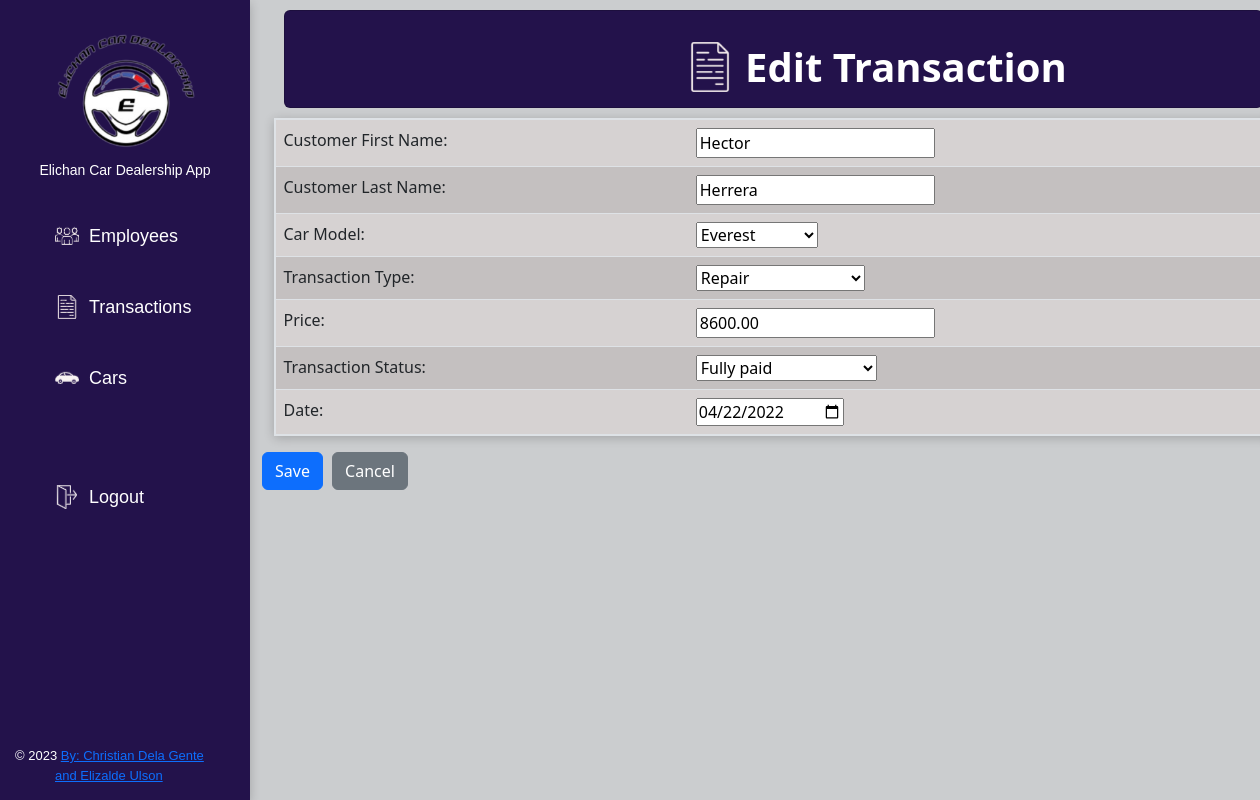
The page /edit_transaction/4/ on the database its author committed.
### employees/models.py (models this page shows, shortened)
class Transaction(models.Model):
    TRANSACTION_TYPES = [
        ('Bought', 'Bought'),
        ('Repair', 'Repair'),
        ('Consult', 'Consult'),
    ]
    TRANSACTION_STATUS = [
        ('Fully paid', 'Fully paid'),
        ('Partially paid', 'Partially paid'),
        ('NA', 'NA'),
    ]
    fname = models.CharField(max_length=100)
    lname = models.CharField(max_length=100)
    car = models.ForeignKey(Car, on_delete=models.CASCADE)
    t_type = models.CharField(max_length=50, choices=TRANSACTION_TYPES)
    price = models.DecimalField(max_digits=10, decimal_places=2)
    t_status = models.CharField(max_length=50, choices=TRANSACTION_STATUS)
    date = models.DateField()

class Car(models.Model):
    car_model = models.CharField(max_length=100)
    manufacturer = models.CharField(max_length=100)

### employees/views.py (the view)
# urls.py: path('edit_transaction/<int:transaction_id>/', views.edit_transaction, name='edit_transaction'),
def edit_transaction(request, transaction_id):
    transaction = get_object_or_404(Transaction, id=transaction_id)
    if request.method == 'POST':
        form = TransactionForm(request.POST, instance=transaction)
        if form.is_valid():
            form.save()
            return redirect('transactions')
    else:
        form = TransactionForm(instance=transaction)
    cars = Car.objects.all()
    context = {
        'form': form,
        'cars': cars,
    }
    return render(request, 'edit_transaction.html', context)

### employees/forms.py
class TransactionForm(forms.ModelForm):
    class Meta:
        model = Transaction
        fields = '__all__'

### employees/templates/employees/edit_transaction.html (shortened to what this page needs)
<!DOCTYPE html>
<html>
<head>
  {% extends 'employees/sidebar.html' %}
  {% block content %}
  {% load static %}
  <link rel="stylesheet" type="text/css" href="{% static 'css/bootstrap.min.css' %}">
  <link rel="stylesheet" type="text/css" href="{% static 'css/style.css' %}">
  <link rel="stylesheet" type="text/css" href="{% static 'css/tables-buttons.css' %}">
</head>
<body>
    <div class="container">
        <div class="card strpied-tabled-with-hover" style="margin: 10px">
          <div class="d-flex justify-content-between align-items-center">
            <div class="d-flex align-items-center">
              <img src="{% static 'img/transaction-logo.png' %}" height="50px" width="50px" style="margin-right: 10px; margin-left: 400px; margin-top: 15px;">
              <h1>Edit Transaction</h1>
            </div>
          </div>
        </div>
      </div>
      <form method="post">
        <table class="table">
          <tbody>
            <tr>
              <td>Customer First Name:</td>
              <td><input type="text" id="id_fname" name="fname" value="{{ form.instance.fname }}" required></td>
            </tr>
            <tr>
              <td>Customer Last Name:</td>
              <td><input type="text" id="id_lname" name="lname" value="{{ form.instance.lname }}" required></td>
            </tr>
            <tr>
              <td>Car Model:</td>
              <td>
                <select id="id_car" name="car" required>
                  {% for car in cars %}
                  <option value="{{ car.id }}" {% if form.instance.car and car.pk == form.instance.car.pk %}selected{% endif %}>{{ car.car_model }}</option>
                  {% endfor %}
                </select>
              </td>
            </tr>
            <tr>
              <td>Transaction Type:</td>
              <td>
                <select id="id_t_type" name="t_type" required>
                  <option value="Repair" {% if form.instance.t_type == 'Repair' %}selected{% endif %}>Repair</option>
                </select>
              </td>
            </tr>
            <tr>
              <td>Price:</td>
              <td><input type="number" id="id_price" name="price" value="{{ form.instance.price }}" required></td>
            </tr>
            <tr>
              <td>Transaction Status:</td>
              <td>
                <select id="id_t_status" name="t_status" required>
                  <option value="Fully paid" {% if form.instance.t_status == 'Fully paid' %}selected{% endif %}>Fully paid</option>
                </select>
              </td>
            </tr>
            <tr>
              <td>Date:</td>
              <td><input type="date" id="id_date" name="date" value="{{ form.instance.date|date:'Y-m-d' }}" required></td>
            </tr>
          </tbody>
        </table>
        <button type="submit" class="btn btn-primary" style="margin-right: 5px">Save</button>
        <a href="{% url 'transactions' %}" class="btn btn-secondary">Cancel</a>
      </form>
    {% endblock %}

### static/css/style.css (style rules this page uses)
a, p { font-family: Verdana, Geneva, Tahoma, sans-serif; font-size: large; }
body { overflow-x: hidden; margin: 0; padding: 0; }

### static/css/tables-buttons.css (style rules this page uses)
.content, body { background-color: #cbcdcf; }
table { border-collapse: collapse; width: 100%; max-width: 1000px; margin: 0 auto; border: solid; border-color: rgb(35, 18, 75); border-width: 2px; box-shadow: 0px 2px 10px rgba(0, 0, 0, 0.2); }
th, td { text-align: left; padding: 8px; }
tr:nth-child(odd) { background-color: #d6d2d2; }
tr:nth-child(even) { background-color: #c4c0c0; }
h1 { font-weight: bold; text-align: center; margin-top: 32px; margin-bottom: 16px; color: white; }
.card.strpied-tabled-with-hover { background-color: rgb(35, 18, 75); }
button, .submit { display: inline-block; padding: 8px 16px; font-size: 14px; font-weight: bold; text-align: center; text-decoration: none; background-color: #007bff; color: #fff; border: none; border-radius: 4px; cursor: pointer; transition: 0.15s; }

### rows shown on the page
Transaction: fname "Hector", lname "Herrera", car "Everest", t_type "Repair", price "8600.00", t_status "Fully paid", date "04/22/2022"
